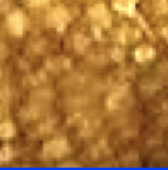
#> input picture Scale_images/S1.png, 168 x 170 px; its folder holds only this picture in this run
$ jupyter execute --allow-errors Histogram-Generator.ipynb   (shell and % lines are left out)
#> lines starting #> are read from the running program, lines starting #| are printed output that depends on the picture
#> further down, img is the input picture: shape (170, 168, 3); mean B, G, R 54.4, 118.5, 171.6
#> `gray = cv2.cvtColor(img, cv2.COLOR_BGR2GRAY)`:
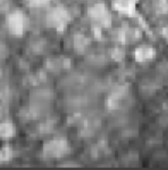
#> gray: shape (170, 168); min 37, max 245, mean 127.1
[cell 1]
#Notes
#ret, thresh = cv2.threshold(gray, 0, 255, cv2.THRESH_BINARY+.THRESH_OTSU)
#blur = cv2.GaussianBlur(gray,(5,5),0)
#ret, thresh = cv2.threshold(blur, 0, 255,
#TODO: LOOK INTO WATERSHED/DO TRIALS?
#READING: article about PSO and others

[cell 2]
import numpy as np
import cv2
from datascience import *
import matplotlib.pyplot as plt
#os enables reading files and directories
import os
import ipywidgets as widgets

[cell 3]
def pixel_data(img):
    img_px = np.ndarray.flatten(img)
    return img_px

[cell 4]
def histogram_display(inp_tbl):
    inp_tbl.hist(inp_tbl.labels[0])

[cell 5]
#I dont do anything with this method at the moment
def img_display(inp_img):
    plt.imshow(inp_img, 'gray')
    plt.show()

[cell 6]
plt.cla()

#access img directory
dirname = 'Scale_images/'

#create an iterator object for img directory
directory = os.scandir(dirname)

#path name for histogram directory: do I nee
newpath = 'hist_dir/'

#lists of all the data for each image
hist_lst = []
img_lst = []

#if histogram directory does not exist create a new one
if not os.path.exists(newpath):
        os.makedirs(newpath)

#creates
img_data = 'img_data.csv'

#if file img_data does not exist create
if not os.path.exists(newpath + img_data):
    with open(os.path.join(newpath, img_data), 'w') as fp:
        pass


#iterate through images in the img directory
#> (the rest of this cell did not finish here and is left out)

[cell 7]
for img in img_lst:
    title = img_name
    blur = cv2.GaussianBlur(img,(5,5),0)
    ret, thresh = cv2.threshold(blur,120 , 255, cv2.THRESH_BINARY+cv2.THRESH_OTSU) #adjust second parameter for different results
    plt.imshow(thresh, 'gray')
    plt.show()

[cell 8]
kernel = np.ones((3,3),np.uint8)
#> (the rest of this cell did not finish here and is left out)

#> (a cell that did not finish here is left out)

[cell 10]
#trying maggies' labeling but with additional blurring and more iterations?
for img in img_lst:

    blur = cv2.GaussianBlur(img,(5,5),2)
    ret, thresh = cv2.threshold(blur,175 , 255, cv2.THRESH_BINARY+cv2.THRESH_OTSU) #adjust second parameter for different results
    blur = cv2.GaussianBlur(thresh,(5,5),0)
    ret, thresh = cv2.threshold(blur,175 , 255, cv2.THRESH_BINARY+cv2.THRESH_OTSU) #adjust second parameter for different results

    kernel = np.ones((5,5),np.uint8)
    opening = cv2.morphologyEx(thresh,cv2.MORPH_OPEN,kernel, iterations = 2)
    sure_bg = cv2.dilate(opening,kernel,iterations=1)

    dist_transform = cv2.distanceTransform(opening,cv2.DIST_L2,5)
    ret, sure_fg = cv2.threshold(dist_transform,0.3*dist_transform.max(),255,0)

    thresh = np.uint8(sure_fg)

    # Threshold using value calculated by Otsu's Binarization
    # source: https://docs.opencv.org/master/d7/d4d/tutorial_py_thresholding.html

    # Remove noise
    #kernel = np.ones((3,3),np.uint8)
    #opening = cv2.morphologyEx(thresh,cv2.MORPH_OPEN,kernel, iterations=3)

    # Label and count
    # source: https://medium.com/analytics-vidhya/images-processing-segmentation-and-objects-counting-in-an-image-with-python-and-opencv-216cd38aca8e
    count, labels = cv2.connectedComponents(thresh)
    count = count - 1 # background doesn't count as a scale
    label_hue = np.uint8(179 * labels / np.max(labels))
    blank_ch = 255 * np.ones_like(label_hue)
    labeled_img = cv2.merge([label_hue, blank_ch, blank_ch])
    labeled_img = cv2.cvtColor(labeled_img, cv2.COLOR_HSV2BGR)
    labeled_img[label_hue == 0] = 0

    plt.subplot(1, 2, 1), plt.imshow(thresh, 'gray')
    plt.subplot(1, 2, 2), plt.imshow(labeled_img, 'gray')
    # Title shows threshold value calculated using Otsu's
    plt.title(str(count) + ' scales (threshold ' + str(ret) + ')')
    plt.show()

[cell 11]
#going to work on an accuracy measure + AI research

[cell 12]
IMG_SIZE = 400
for img in img_lst:
    old_arr = cv2.resize(img, (IMG_SIZE, IMG_SIZE))


    blur = cv2.GaussianBlur(img,(5,5),2)
    ret, thresh = cv2.threshold(blur,175 , 255, cv2.THRESH_BINARY+cv2.THRESH_OTSU) #adjust second parameter for different results
    blur = cv2.GaussianBlur(thresh,(5,5),0)
    ret, thresh = cv2.threshold(blur,175 , 255, cv2.THRESH_BINARY+cv2.THRESH_OTSU) #adjust second parameter for different results

    # Threshold using value calculated by Otsu's Binarization
    # source: https://docs.opencv.org/master/d7/d4d/tutorial_py_thresholding.html

    # Remove noise
    kernel = np.ones((3,3),np.uint8)
    opening = cv2.morphologyEx(thresh,cv2.MORPH_OPEN,kernel, iterations=3)

    # Label and count
    # source: https://medium.com/analytics-vidhya/images-processing-segmentation-and-objects-counting-in-an-image-with-python-and-opencv-216cd38aca8e
    count, labels = cv2.connectedComponents(opening)
    count = count - 1 # background doesn't count as a scale
    label_hue = np.uint8(179 * labels / np.max(labels))
    blank_ch = 255 * np.ones_like(label_hue)
    labeled_img = cv2.merge([label_hue, blank_ch, blank_ch])
    labeled_img = cv2.cvtColor(labeled_img, cv2.COLOR_HSV2BGR)
    labeled_img[label_hue == 0] = 0

    plt.subplot(1, 2, 1), plt.imshow(thresh, 'gray')
    plt.subplot(1, 2, 2), plt.imshow(labeled_img, 'gray')
    # Title shows threshold value calculated using Otsu's
    plt.title(str(count) + ' scales (threshold ' + str(ret) + ')')
    plt.show()


$ run again, on Scale_images/S5.PNG
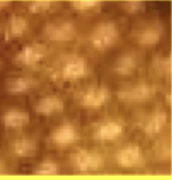
#> input picture Scale_images/S5.PNG, 172 x 180 px
#> img is the input picture: shape (180, 172, 3); mean B, G, R 49.8, 116.8, 179.9
#> `gray = cv2.cvtColor(img, cv2.COLOR_BGR2GRAY)`:
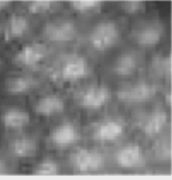
#> gray: shape (180, 172); min 50, max 236, mean 128

$ run again, on Scale_images/S2.png
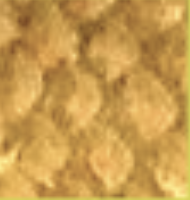
#> input picture Scale_images/S2.png, 190 x 200 px
#> img is the input picture: shape (200, 190, 3); mean B, G, R 79.4, 155.3, 200.6
#> `gray = cv2.cvtColor(img, cv2.COLOR_BGR2GRAY)`:
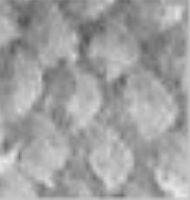
#> gray: shape (200, 190); min 83, max 234, mean 160.2

$ run again, on Scale_images/S3.png
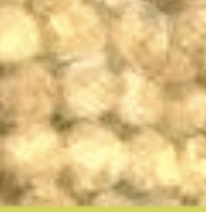
#> input picture Scale_images/S3.png, 206 x 212 px
#> img is the input picture: shape (212, 206, 3); mean B, G, R 132.7, 194.7, 223.3
#> `gray = cv2.cvtColor(img, cv2.COLOR_BGR2GRAY)`:
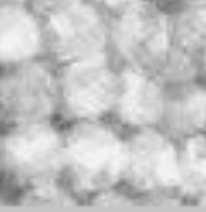
#> gray: shape (212, 206); min 99, max 244, mean 196.2

$ run again, on Scale_images/S4.png
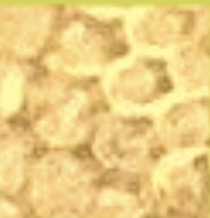
#> input picture Scale_images/S4.png, 210 x 218 px
#> img is the input picture: shape (218, 210, 3); mean B, G, R 130.1, 205.1, 235.4
#> `gray = cv2.cvtColor(img, cv2.COLOR_BGR2GRAY)`:
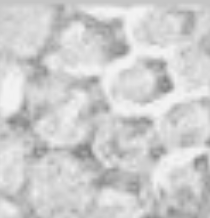
#> gray: shape (218, 210); min 129, max 243, mean 205.6
